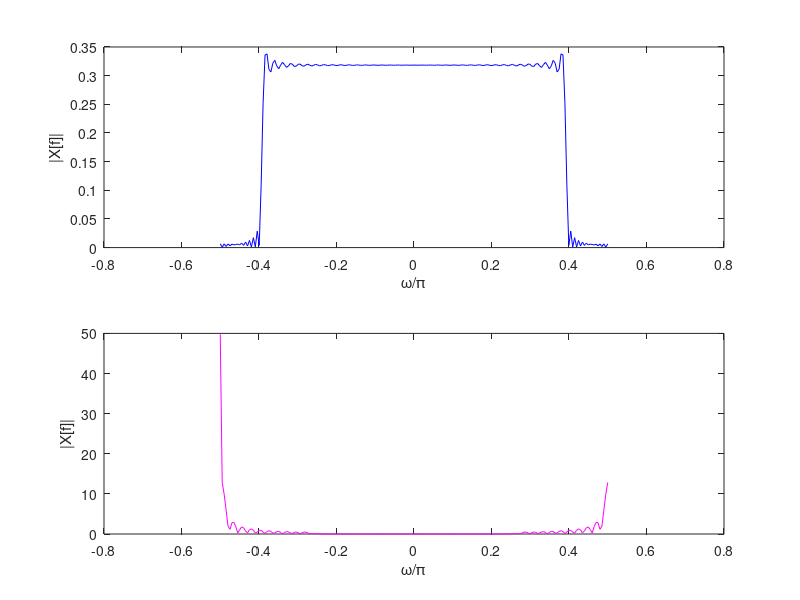

Write MATLAB code to recreate this figure.
clear;
disp("Practice 3-3");
f = linspace(-0.5, 0.5, 200);
wc = 0.25 * pi;

for m = 1:5:50
      n = (-m:m);
      for j = 1:length(f)
          x(j) = sum(wc/pi*sinc(wc*n).*exp(-i*2*pi*n*abs(f(j))));
      end
      fft_x =fft(x);
      abs_fftx = abs(fft_x);
      
      subplot(2, 1, 1);
      plot(f, abs(x),'b');
      xlabel('\omega/\pi');
      ylabel('|X[f]|');
      
      subplot(2, 1, 2);
      plot(f, abs_fftx, 'm');
      xlabel('\omega/\pi');
      ylabel('|X[f]|');
      pause;
end

